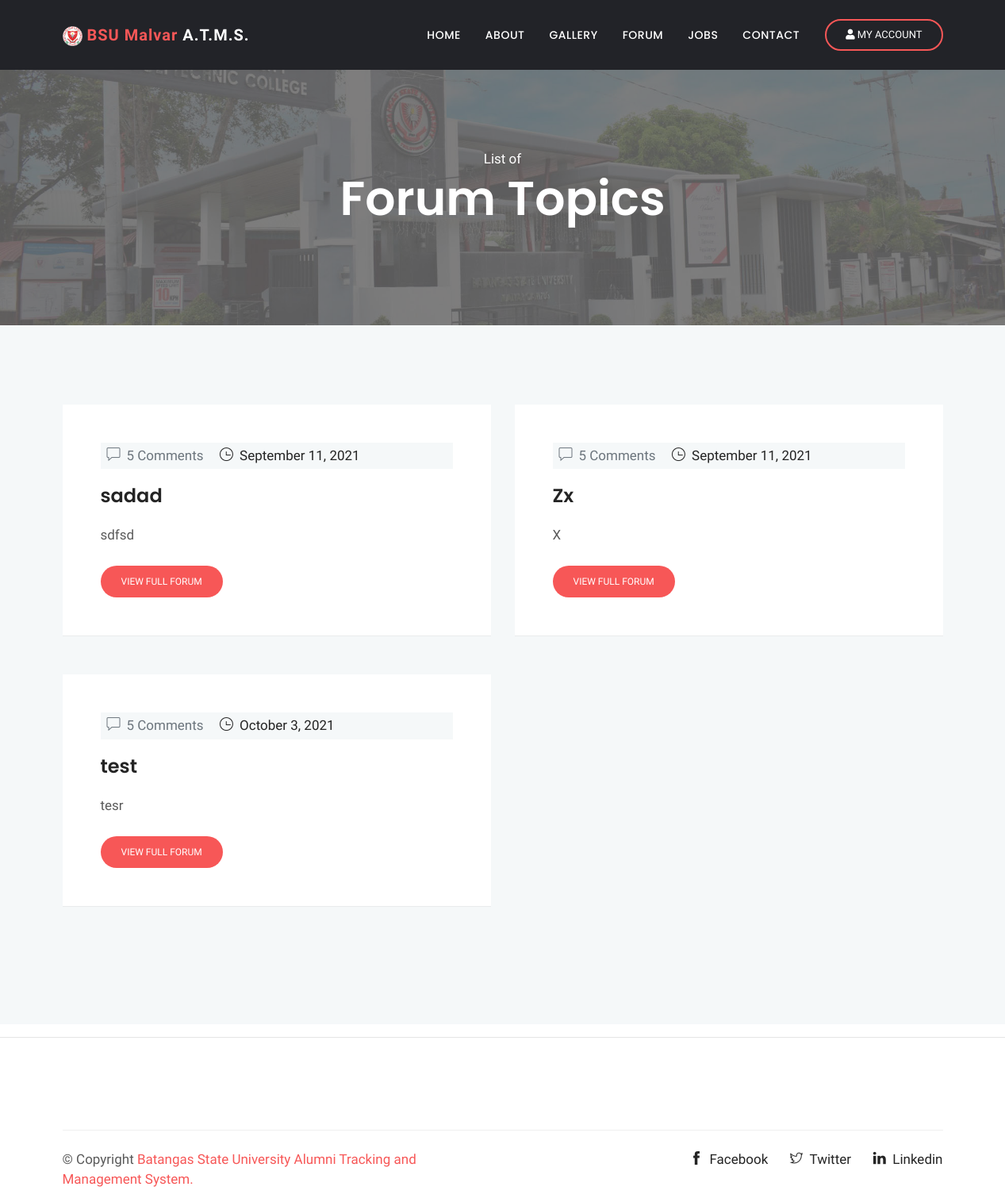
Screenshot of /forums.php (signed in) with the database file from the repository.
### tables this page shows
CREATE TABLE `forum` (
  `id` int(11) NOT NULL,
  `topic` varchar(100) NOT NULL,
  `description` varchar(200) NOT NULL,
  `admin_id` int(20) NOT NULL,
  `date_created` varchar(50) NOT NULL
);

### methods/mysqliConnection.php (called while the page is built, shortened)
<?php
class Database{
	public function __construct(){
		$this->conn = mysqli_connect("localhost", "root", "", "bsu_alumni");
	}
}
?>

### forums.php (the view, shortened to what this page needs)
<!DOCTYPE html>
<html lang="en">
  <head>
  <?php include 'includes/css_includes.php'; ?>
</head>
<body>
  <?php include 'includes/header.php';
  ?>
<div class="main-wrapper ">
<section class="page-title bg-1">
  <div class="container">
    <div class="row">
      <div class="col-md-12">
        <div class="block text-center">
          <span class="text-white">List of</span>
          <h1 class="text-capitalize mb-4 text-lg">Forum Topics</h1>
        </div>
      </div>
    </div>
  </div>
</section>
<section class="section blog-wrap bg-gray">
    <div class="container">
        <div class="row">
			<?php
      $sql = ' SELECT `id`, `topic`, `description`, `admin_id`, `date_created` FROM `forum` ';
      $exec = $database->conn->query($sql);
      while ($row = $exec->fetch_assoc())
      {
      ?>
				<div class="col-lg-6 col-md-6 mb-5">
					<div class="blog-item">
						<div class="blog-item-content bg-white p-5">
							<div class="blog-item-meta bg-gray py-1 px-2">
								<span class="text-muted text-capitalize mr-3"><i class="ti-comment mr-2"></i>5 Comments</span>
								<span class="text-black text-capitalize mr-3"><i class="ti-time mr-1"></i> <?php echo $row['date_created']; ?></span>
							</div>
							<h3 class="mt-3 mb-3"><a href="forum-post.php?id=<?php echo $row['id']; ?>"><?php echo $row['topic']; ?></a></h3>
							<p class="mb-4"><?php echo $row['description']; ?></p>
							<a href="forum-post.php?id=<?php echo $row['id']; ?>" class="btn btn-small btn-main btn-round-full">View Full Forum</a>
						</div>
					</div>
				</div>
			<?php } ?>
		</div>
    </div>
</section>
<hr>
	<?php include 'includes/footer.php'; ?>
    </div>
  </body>
  </html>

### css/style.css (style rules this page uses)
html { overflow-x: hidden; }
body { line-height: 1.5; font-family: "Hind", serif; -webkit-font-smoothing: antialiased; font-size: 17px; color: rgba(0, 0, 0, 0.65); }
h1, .h1, h2, .h2, h3, .h3, h4, .h4, h5, .h5, h6, .h6 { font-family: "Poppins", sans-serif; font-weight: 600; color: #242424; }
h1, .h1 { font-size: 2.5rem; }
h3, .h3 { font-size: 1.5rem; }
p { line-height: 30px; }
.btn { display: inline-block; font-size: 14px; font-size: 0.8125rem; font-weight: 400; padding: 1rem 2.5rem; text-transform: uppercase; border-radius: 0; transition: all 0.2s ease; }
.btn-main, .btn-transparent, .btn-small { background: #f75757; color: #fff; transition: all 0.2s ease; }
.btn-small { padding: 10px 25px; font-size: 12px; }
.btn-round-full { border-radius: 50px; }
.bg-gray { background: #f5f8f9; }
.section { padding: 100px 0; }
.overly, .page-title, .slider, .cta, .hero-img { position: relative; }
.overly:before, .page-title:before, .slider:before, .cta:before, .hero-img:before { content: ""; position: absolute; left: 0; top: 0; bottom: 0; right: 0; width: 100%; height: 100%; opacity: 0.5; background: #000; }
.text-black { color: #242424; }
.text-lg { font-size: 3.75rem; }
a { color: #242424; text-decoration: none; }
.page-title { padding: 100px 0; }
.page-title .block h1 { color: #fff; }
.bg-1 { background: url("../images/bg3-1.jpg") no-repeat 50% 50%; background-size: cover; }
.blog-item-content h3 { line-height: 36px; }
.blog-item-content h3 a { transition: all .4s ease 0s; }
.blog-item { border-bottom: 1px solid rgba(0, 0, 0, 0.05); }

### rows the page displays
forum: date_created "September 11, 2021", topic "sadad", description "sdfsd"
forum: date_created "September 11, 2021", topic "Zx", description "X"
forum: date_created "October 3, 2021", topic "test", description "tesr"
